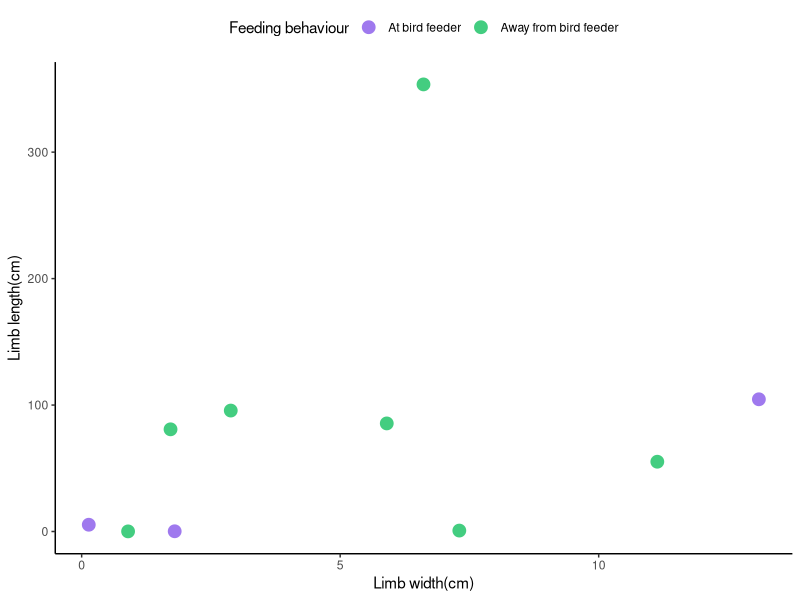
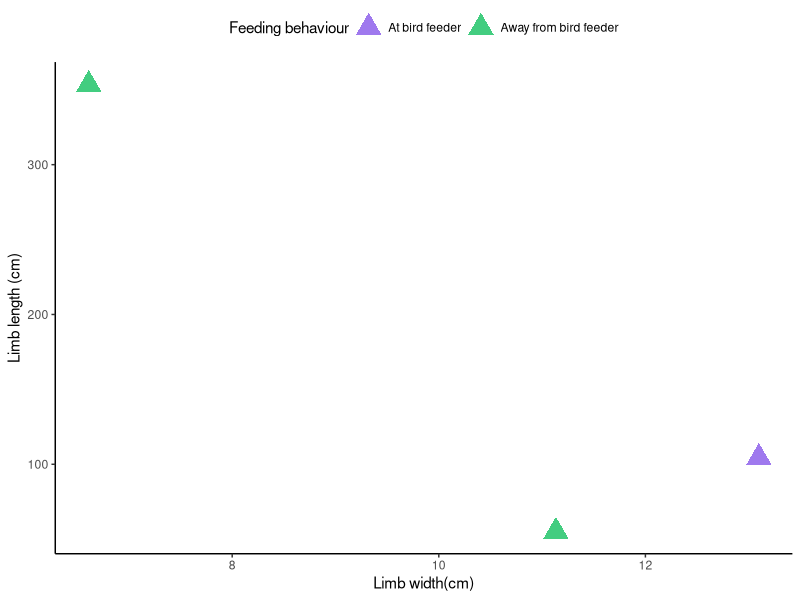

The R source for these figures, in order:
## ---- chunk 1
library(dplyr)
library(ggplot2)
## ---- chunk 2
MData <- read.csv("Data/measurements.csv")
## ---- chunk 3
MData <- MData %>% rename(SPS = Species, LWD = Limb.Width, UNW = unitsW, LLN = Limb.Length, UNL = unitsL)
## ---- chunk 4
n <- length(MData$LWD)
for(i in 1:n){
  if(MData$UNW[i] == "mm"){
    MData$LWD[i] <-  MData$LWD[i]/10
    MData$UNW[i] <- "cm"
  }
  if(MData$UNL[i] == "mm"){
    MData$LLN[i] <- MData$LWD[i]/10
    MData$UNL[i] <- "cm"
  }
}
## ---- chunk 5
MData <- MData %>% mutate(Volume = LWD*LWD*LLN)
## ---- chunk 6
feeder <- sample(c("BF", "A"), 10, replace = T, prob = c(0.5, 0.5))
MData <- MData %>% mutate(EAT = feeder)
## ---- chunk 7
MData %>% group_by(EAT) %>% summarise(mean_L = mean(LLN), sd_L = sd(LLN),
                    mean_W = mean(LWD), sd_W = sd(LWD),
                    mean_V = mean(Volume), sd_V = sd(Volume))
## ---- chunk 8
ggplot(MData, aes(x = LWD, y = LLN, colour = EAT)) +
  geom_point(size = 4) +
  theme_classic() +
  scale_y_continuous(name = "Limb length(cm)") +
   scale_x_continuous(name = "Limb width(cm)") +
  scale_colour_manual(name = "Feeding behaviour", labels = c("At bird feeder", "Away from bird feeder"),
                      values = c("mediumpurple2", "seagreen3")) +
   theme(legend.position = "top")
## ---- chunk 9
newdat <- MData %>% filter(Volume > mean(Volume))
## ---- chunk 10
ggplot(newdat) +
  geom_point(aes(x = LWD, y = LLN, colour = EAT),
             shape = 17, size = 6) +
  theme_classic() +
  scale_y_continuous(name = "Limb length (cm)") +
  scale_x_continuous(name = "Limb width(cm)") +
  scale_colour_manual(name = "Feeding behaviour", labels = c("At bird feeder", "Away from bird feeder"),
                      values = c("mediumpurple2", "seagreen3")) +
  theme(legend.position = "top")
## ---- chunk 11
MData %>% filter(Volume < mean(Volume)) %>% select(SPS, Volume)
